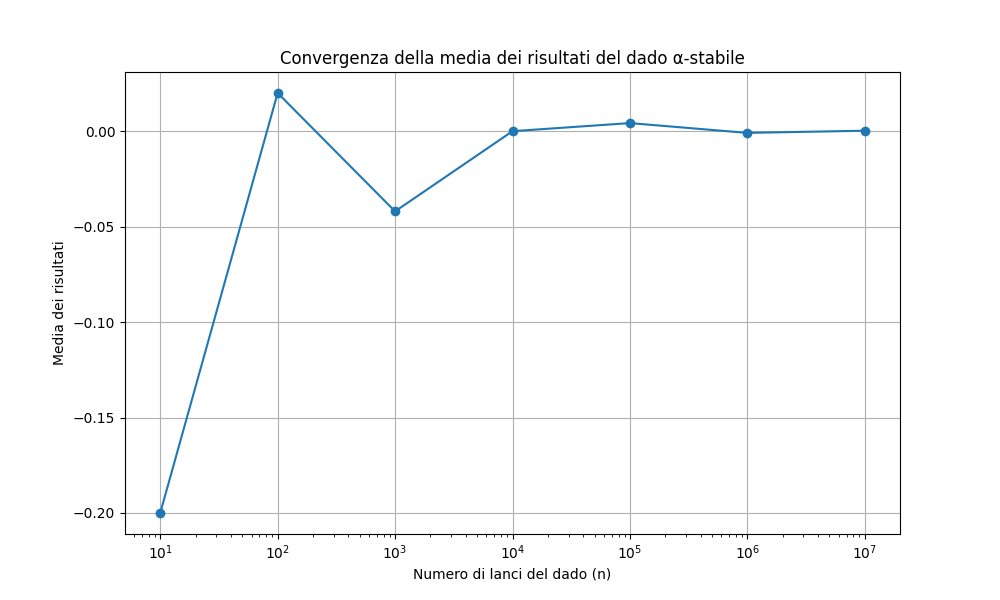

Write the Python code that produced this figure.
'''
he simula il lancio ripetuto di un dado speciale chiamato "Dado α-stabile". Ogni volta che lanciamo questo dado, otteniamo un numero magico anziché un numero normale da uno a sei.

Ogni numero magico che otteniamo ha alcune caratteristiche speciali:

α (la stranezza): Questo ci dice quanto sono grandi i salti tra i numeri magici. Se α è basso, i numeri magici sono abbastanza "normali", ma se α è alto, allora i numeri magici possono saltare molto da uno all'altro.

β (l'inclinazione): Questo ci dice se la distribuzione dei numeri magici è inclinata in un certo modo. Se β è positivo, i numeri magici tendono ad essere inclinati da un lato, mentre se è negativo, sono inclinati dall'altro lato.

γ (la larghezza): Questo ci dice quanto sono distribuiti i numeri magici. Se γ è grande, i numeri magici sono distribuiti molto lontano l'uno dall'altro, mentre se è piccolo, sono più vicini tra loro.

δ (la posizione): Questo ci dice dove si trova il "centro" dei numeri magici. Se δ è 3, il centro dei numeri magici è intorno al numero 3.

Il nostro codice simula il lancio del dado α-stabile un numero crescente di volte, e poi calcola la media dei risultati ottenuti. Infine, mostra come questa media cambia al crescere del numero di lanci del dado in un grafico. Questo ci aiuta a capire meglio come si comportano i numeri magici quando li tiriamo molte volte, e come si avvicinano a un certo valore quando il numero di lanci diventa molto grande. In altre parole, ci aiuta a capire meglio le regole speciali dei numeri magici α-stabili!
'''
import numpy as np
import matplotlib.pyplot as plt

# Funzione per generare numeri da una distribuzione α-stabile
def alpha_stable(alpha, beta, gamma, delta, size):
    # Generazione dei numeri casuali dalla distribuzione α-stabile
    uniform_sample = np.random.uniform(-np.pi/2, np.pi/2, size)
    cauchy_sample = np.tan(uniform_sample)
    if alpha != 1:
        standard_sample = ((1 + beta**2 * (np.abs(cauchy_sample))**(alpha))**(1/alpha)) * np.sign(cauchy_sample)
        return gamma * standard_sample + delta
    else:
        standard_sample = -2/np.pi * (beta * cauchy_sample * np.log(np.abs(cauchy_sample)))
        return gamma * standard_sample + delta

# Parametri della distribuzione α-stabile
alpha = 1.1
beta = 0
gamma = 1
delta = 0

# Numero di volte che lanciamo il dado, cresce esponenzialmente con n
ns = np.arange(1, 8)
num_trials = 10 ** ns

# Simulazione dei lanci del dado e calcolo della media
mean_values = []
for n in num_trials:
    # Generazione di n numeri casuali dalla distribuzione α-stabile
    samples = alpha_stable(alpha, beta, gamma, delta, n)
    # Calcolo della media dei numeri generati
    mean_values.append(np.mean(samples))

# Plot
plt.figure(figsize=(10, 6))
plt.plot(num_trials, mean_values, marker='o')
plt.xscale('log')
plt.xlabel('Numero di lanci del dado (n)')
plt.ylabel('Media dei risultati')
plt.title('Convergenza della media dei risultati del dado α-stabile')
plt.grid(True)
plt.show()
